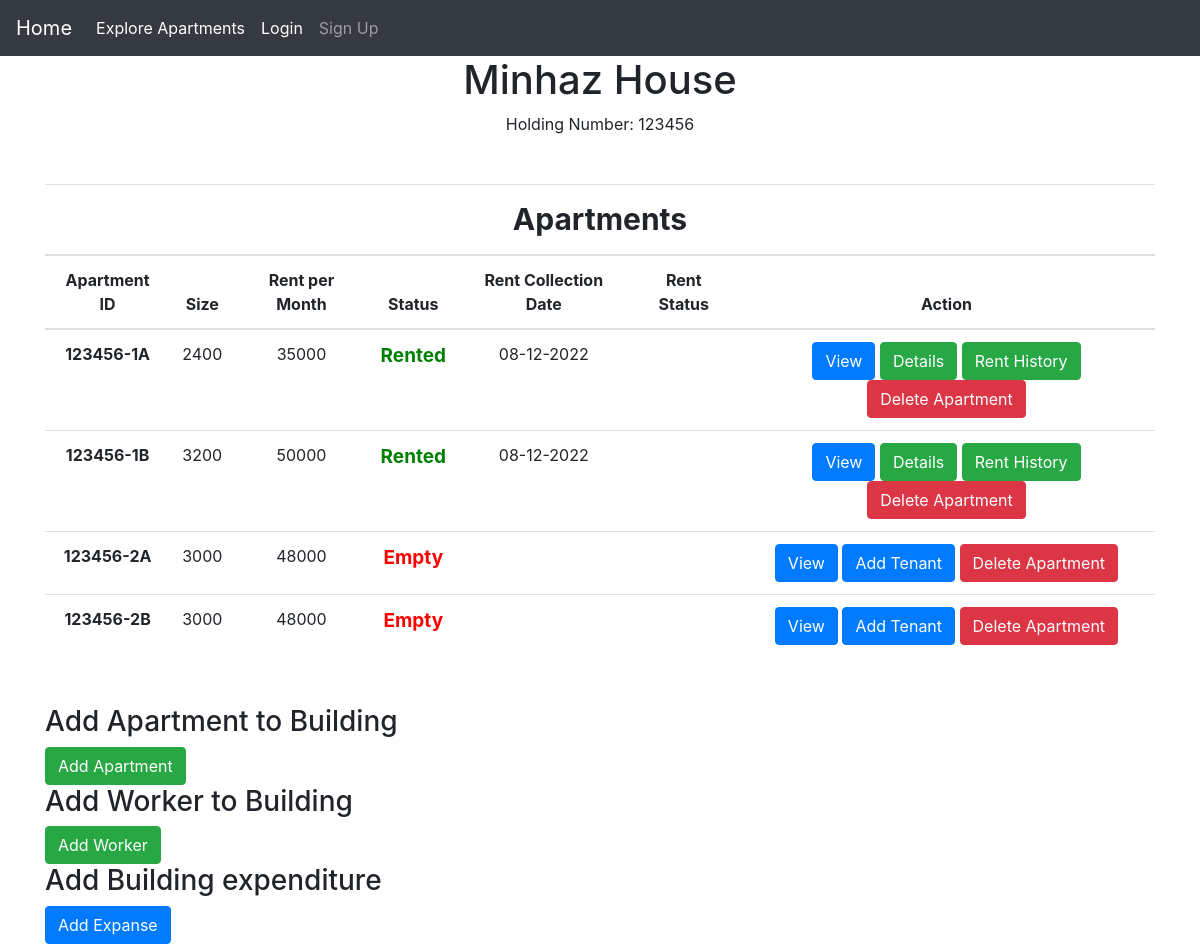
Page /owner/showBuildinginfo.php?showHolding=123456 on the committed database.
### tables this page shows
CREATE TABLE `building` (
  `holdingNumber` bigint(20) NOT NULL,
  `buildingName` varchar(200) NOT NULL,
  `image` varchar(150) NOT NULL
);

CREATE TABLE `apartment` (
  `ApartmentID` varchar(100) NOT NULL,
  `holdingNumber` bigint(20) NOT NULL,
  `rentpermonth` double NOT NULL,
  `size` double NOT NULL,
  `availability` tinyint(1) NOT NULL DEFAULT 1,
  `BHK` int(100) NOT NULL,
  `video` varchar(200) NOT NULL,
  `floor` int(11) NOT NULL
);

CREATE TABLE `tenant` (
  `ApartmentID` varchar(100) NOT NULL,
  `first_name` varchar(100) NOT NULL,
  `last_name` varchar(100) NOT NULL,
  `phone` varchar(100) NOT NULL,
  `email` varchar(100) NOT NULL,
  `image` varchar(200) NOT NULL,
  `nid` varchar(100) NOT NULL,
  `fdesc` varchar(300) NOT NULL,
  `registerddate` date NOT NULL DEFAULT current_timestamp(),
  `nid_image` varchar(200) NOT NULL,
  `advanced_amount` double NOT NULL
);

### functions.php (called while the page is built, shortened)
<?php
    function show_date($rcd) {
        if ($rcd != 'empty') {
            return date_format($rcd, "d-m-Y");
        }
        return '';
    }
?>

### owner/showBuildinginfo.php (the view, shortened to what this page needs)
<!doctype html>
<html lang="en">
    <head>
            <link rel="stylesheet" href="https://cdn.jsdelivr.net/npm/bootstrap@4.0.0/dist/css/bootstrap.min.css">
    </head>
  <body>
        <?php
        require_once('../home/_nav_from_show_building_info.php');
        include_once('../connect.php');
        if (isset($_GET['showHolding'])) {
            $hld = $_GET['showHolding'];
            $sql = "select * from `building` where holdingNumber=$hld";
            $result = mysqli_query($con, $sql);
            while ($row = mysqli_fetch_assoc($result)) {
                $name = $row['buildingName'];
                $hld = $row['holdingNumber'];
                echo '<div class="building-info" style="text-align: center;">
                            <h1 class="building-name">'.$name.'</h1>
                            <p class="holding-number">Holding Number: '.$hld.'</p>
                    </div>';
            }
        }
        ?>
         <div class="container my-5">
              <table class="table">
                    <thead>
                        <tr>
                            <th colspan="7" style="text-align:center; font-size: 30px">Apartments</th>
                        </tr>
                        <tr>
                            <th scope="col" style="text-align: center">Apartment ID</th>
                            <th scope="col" style="text-align: center">Size </th>
                            <th scope="col" style="text-align: center">Rent per Month</th>
                            <th scope="col" style="text-align: center">Status</th>
                            <th scope="col" style="text-align: center">Rent Collection Date</th>
                            <th scope="col" style="text-align: center">Rent Status</th>
                            <th scope="col" style="text-align: center">Action</th>
                        </tr>
                    </thead>
                     <tbody>
        <?php
            include_once('../connect.php');
            include_once('../functions.php');
            if (isset($hld)) {
                $sql = "select * from apartment where holdingNumber=$hld";
                $result = mysqli_query($con, $sql);
                while ($row = mysqli_fetch_assoc($result)) {
                    $aid = $row['ApartmentID'];
                    $rpdn = $row['rentpermonth'];
                    $size = $row['size'];
                    $sql1 = "SELECT registerddate from tenant where ApartmentID='$aid' limit 1";
                    $result1 = mysqli_query($con, $sql1);
                    if (mysqli_num_rows($result1)){
                        $row1 = mysqli_fetch_assoc($result1);
                        $rcd = date_create($row1['registerddate']);
                        date_add($rcd, date_interval_create_from_date_string("7 days"));
                    } else {
                        $rcd='empty';
                    }
                    $avl=$row['availability'] ? "Empty" : "Rented";
                    if ($avl == "Empty")
                        $col = "red";
                    else
                        $col = "green";
                    $rcd = show_date($rcd);
                    echo '  <tr>
                    <td style="text-align: center;font-weight: bold;">'.$aid.'</td>
                    <td style="text-align: center;">'.$size.'</td>
                    <td style="text-align: center; ">'.$rpdn.'</td>
                    <td style="text-align: center; color: '.$col.'; font-weight: bold; font-size: 19px">'.$avl.'</td>
                    <td style="text-align: center;"> '.$rcd.' </td>
                    <td style="text-align: center;"> </td>';
                    echo '<td style="text-align: center;">';
                    echo '<a href="../Building/Apartments/view_apartment.php?aid='.$aid.'"><button class="btn btn-primary">View</button></a>  ';
                    if (!$row['availability']){
                        echo '<a href="../Building/tenant_info.php?aid='.$aid.'"><button class="btn btn-success">Details</button></a>';
                    echo '<a href="../payment/tenant_rent_history.php?aid='.$aid.'"><button class="btn btn-success">Rent History</button></a>';
                    }
                    if ($row['availability'])
                        echo '<a href="../Building/Apartments/tenant_update.php?aid='.$aid.'&hld='.$hld.'"><button class="btn btn-primary">Add Tenant</button></a>';
                        echo '<a href="../Building/Apartments/delete_apartment.php?hld='.$hld.'&aid='.$aid.'"><button class="btn btn-danger">Delete Apartment</button></a>
                    </td>
                    </tr>';
                    }
                }
        ?>
                </tbody>
            </table>
            </div>
            <div class="container">
                <form method="post" action="../Building/Apartments/addapartment.php?id=<?php echo $hld ?>">
                    <h3>Add Apartment to Building</h3>
                    <button class="btn btn-success">Add Apartment</button>
                </form>
                <h3>Add Worker to Building</h3>
                    <a href="add_staff.php?hld=<?php echo $hld; ?>"><button class="btn btn-success">Add Worker</button></a>
                    <h3>Add Building expenditure</h3>
                    <a href="add_expanse.php?hld=<?php echo $hld; ?>"><button class="btn btn-primary">Add Expanse</button></a>
            </div>
        </body>
</html>

### rows in the picture
building: buildingName "Minhaz House", holdingNumber "123456"
apartment: ApartmentID "123456-1A", size "2400", rentpermonth "35000", availability "Rented", tenant.registerddate "08-12-2022"
apartment: ApartmentID "123456-1B", size "3200", rentpermonth "50000", availability "Rented", tenant.registerddate "08-12-2022"
apartment: ApartmentID "123456-2A", size "3000", rentpermonth "48000", availability "Empty"
apartment: ApartmentID "123456-2B", size "3000", rentpermonth "48000", availability "Empty"
